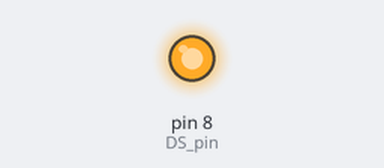
A sketch run on a simulated Arduino Uno, built with avr-gcc and run on an emulated ATmega328P. Parts: output pins drawn as LEDs (lit = HIGH). Pins used as bus, display or sensor lines are not drawn.

Above: at 0.9 s.
At 6.0 s:
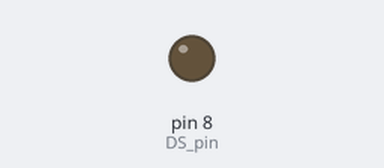
Timing chart, 0 to 7.8 s (numbered marks = the images above):
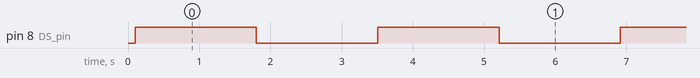

The sketch:

TEST_ShifReg.ino
```cpp
#define DS_pin 8
#define STCP_pin 9
#define SHCP_pin 10

boolean registers[16];

void setup() {
  pinMode(DS_pin,OUTPUT);
  pinMode(STCP_pin,OUTPUT);
  pinMode(SHCP_pin,OUTPUT);
  void writeReg();
}

void writeReg(){
  digitalWrite(SHCP_pin,LOW);

  for(int i = 15;i >= 0;i--){
    digitalWrite(STCP_pin,LOW);
    digitalWrite(DS_pin,registers[i]);
    digitalWrite(STCP_pin,HIGH);
  }
  digitalWrite(SHCP_pin,HIGH);
}

void loop() {
  for (int i = 0;i < 17;i++){
    registers[i] = HIGH;
    delay(100);
    writeReg();
  }

    for (int i = 0;i < 17;i++){
    registers[i] = LOW;
    delay(100);
    writeReg();
  }
}
```

Measured:
- by itself, pin 8 (DS_pin): alternates HIGH for 1.7 s and LOW for 1.7 s
